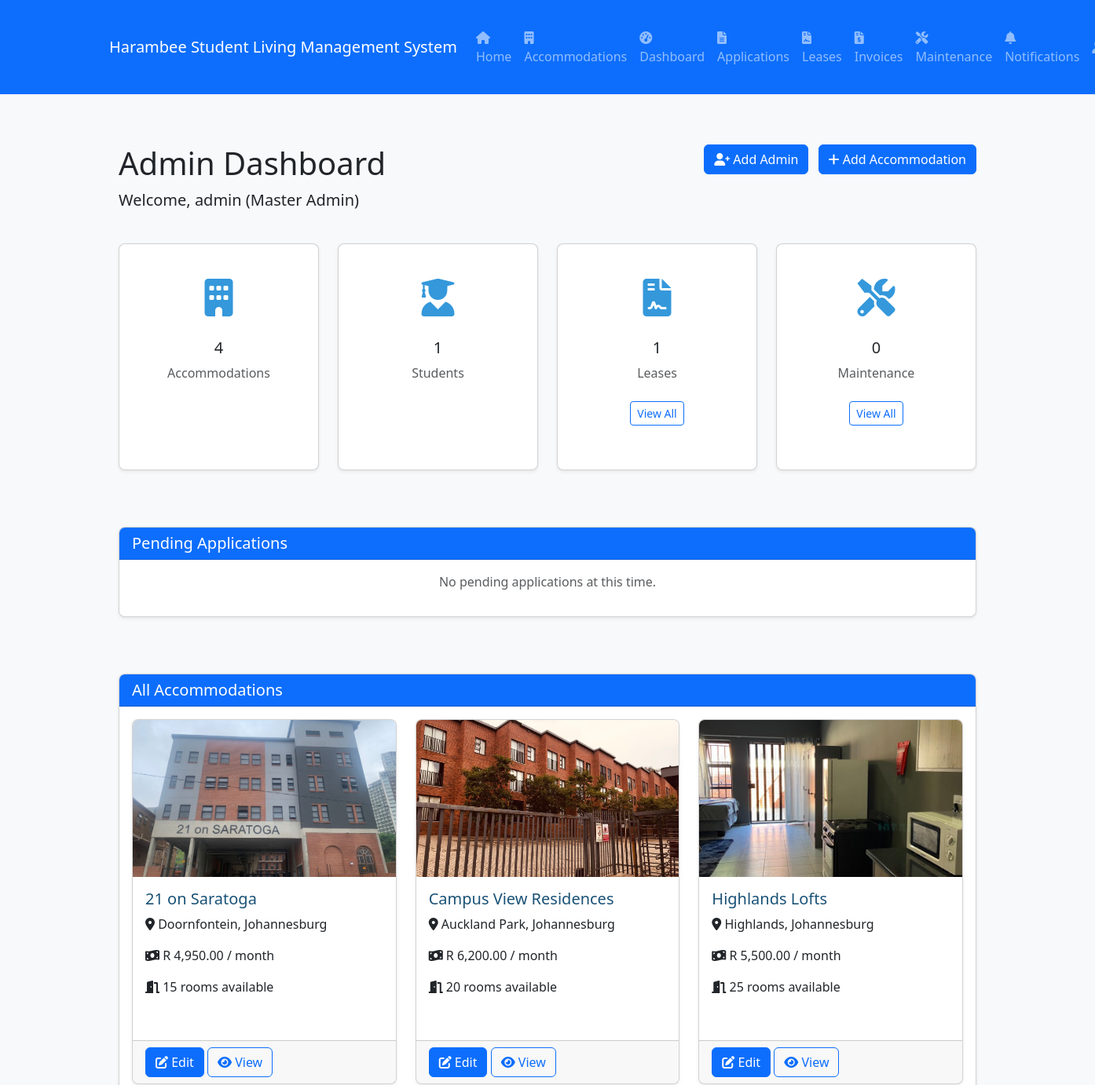
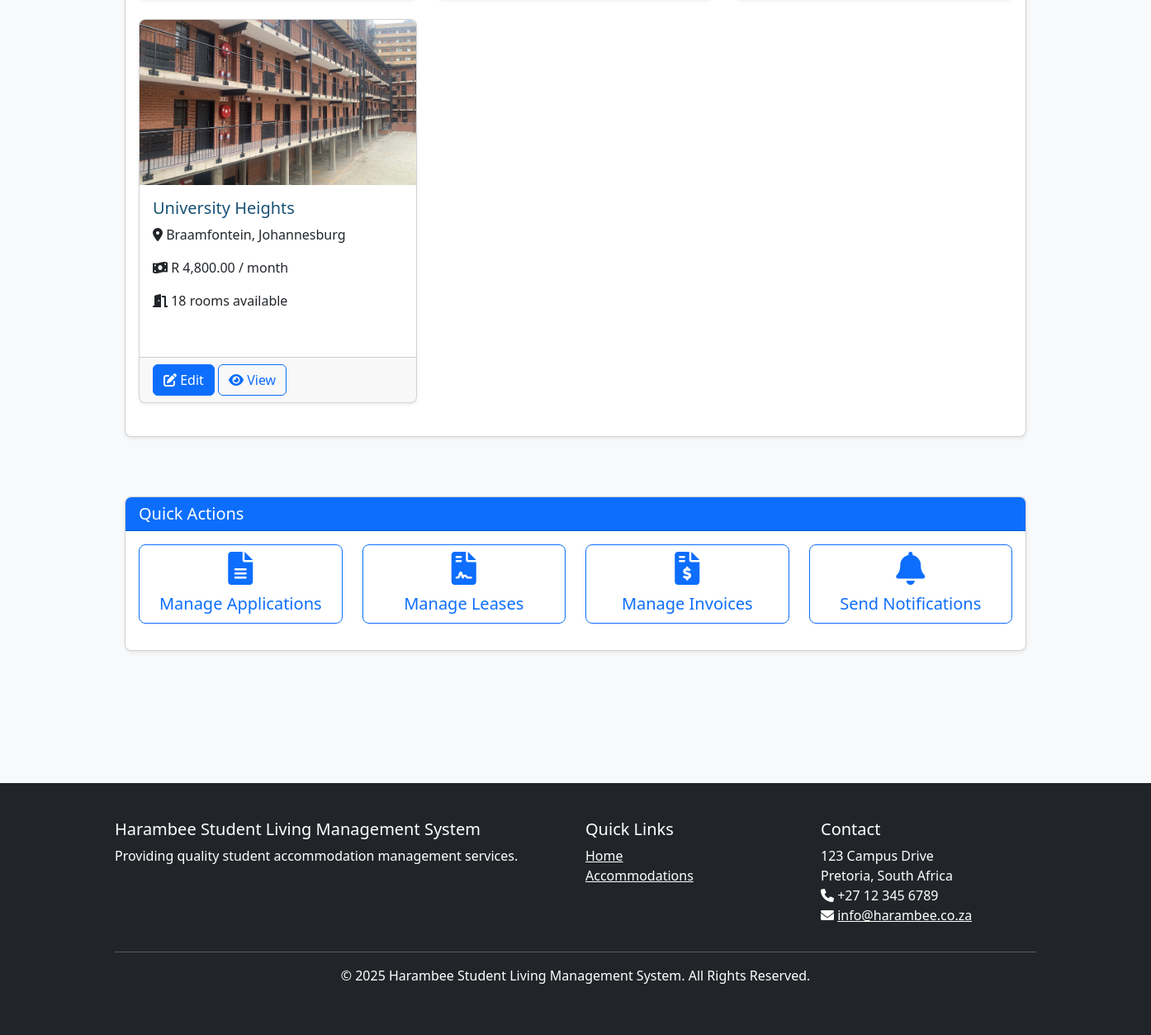
/admin.php (signed in), run on the app's committed database (2 pictures, top to bottom).
### tables this page shows
CREATE TABLE users (
        id INTEGER PRIMARY KEY AUTOINCREMENT,
        username VARCHAR(50) NOT NULL UNIQUE,
        email VARCHAR(255) NOT NULL UNIQUE,
        password VARCHAR(255) NOT NULL,
        role INTEGER NOT NULL,
        phone VARCHAR(20),
        first_name VARCHAR(50),
        last_name VARCHAR(50),
        created_at DATETIME NOT NULL,
        last_login DATETIME
    );

CREATE TABLE accommodations (
        id INTEGER PRIMARY KEY AUTOINCREMENT,
        name VARCHAR(100) NOT NULL,
        location TEXT NOT NULL,
        description TEXT,
        rooms_available INTEGER NOT NULL,
        price_per_month DECIMAL(10,2) NOT NULL,
        admin_id INTEGER,
        image_path VARCHAR(255),
        created_at DATETIME NOT NULL,
        FOREIGN KEY (admin_id) REFERENCES users (id)
    );

### includes/authentication.php (called while the page is built, shortened)
<?php
require_once 'config.php';
require_once 'database.php';
function isLoggedIn() {
    return isset($_SESSION['user_id']);
}
function getCurrentUser() {
    return fetchOne("SELECT * FROM users WHERE id = ?", [$_SESSION['user_id']]);
}
function hasRole($roles) {
    if (!is_array($roles)) {
        $roles = [$roles];
    }
    return in_array($_SESSION['role'], $roles);
}
?>

### includes/database.php (called while the page is built, shortened)
<?php
require_once 'config.php';
function connectDB() {
    try {
        if (DB_TYPE === 'sqlite') {
            $pdo = new PDO('sqlite:' . DB_PATH);
        } else {
            $dsn = 'mysql:host=' . DB_HOST . ';dbname=' . DB_NAME . ';charset=utf8mb4';
            $pdo = new PDO($dsn, DB_USER, DB_PASS);
        }
        $pdo->setAttribute(PDO::ATTR_ERRMODE, PDO::ERRMODE_EXCEPTION);
        $pdo->setAttribute(PDO::ATTR_DEFAULT_FETCH_MODE, PDO::FETCH_ASSOC);
        return $pdo;
    } catch (PDOException $e) {
        die("Database connection failed: " . $e->getMessage());
    }
}
function executeQuery($sql, $params = []) {
    try {
        $pdo = connectDB();
        $stmt = $pdo->prepare($sql);
        $stmt->execute($params);
        return $stmt;
    } catch (PDOException $e) {
        die("Query execution failed: " . $e->getMessage());
    }
}
function fetchOne($sql, $params = []) {
    $stmt = executeQuery($sql, $params);
    return $stmt->fetch();
}
function fetchAll($sql, $params = []) {
    $stmt = executeQuery($sql, $params);
    return $stmt->fetchAll();
}
?>

### includes/config.php (called while the page is built, shortened)
<?php
$role_names = [
    ROLE_MASTER_ADMIN => 'Master Admin',
    ROLE_ADMIN => 'Admin',
    ROLE_STUDENT => 'Student'
];
?>

### includes/functions.php (called while the page is built, shortened)
<?php
require_once 'config.php';
require_once 'database.php';
require_once 'authentication.php';
function formatCurrency($amount, $symbol = 'R') {
    return $symbol . ' ' . number_format($amount, 2, '.', ',');
}
function getRoleName($roleId) {
    global $role_names;
    return isset($role_names[$roleId]) ? $role_names[$roleId] : 'Unknown';
}
function getAccommodations($adminId = null) {
    $sql = "SELECT * FROM accommodations";
    $params = [];
    $sql .= " ORDER BY name ASC";
    return fetchAll($sql, $params);
}
?>

### admin.php (the view, shortened to what this page needs)
<?php
require_once 'includes/config.php';
require_once 'includes/database.php';
require_once 'includes/functions.php';
require_once 'includes/authentication.php';
$user = getCurrentUser();
$isMasterAdmin = hasRole(ROLE_MASTER_ADMIN);
if ($isMasterAdmin) {
    $accommodations = getAccommodations();
    $totalStudents = fetchOne("SELECT COUNT(*) as count FROM users WHERE role = ?", [ROLE_STUDENT])['count'];
    $totalLeases = fetchOne("SELECT COUNT(*) as count FROM leases")['count'];
    $totalMaintenance = fetchOne("SELECT COUNT(*) as count FROM maintenance_requests")['count'];
    $pendingApplications = fetchAll("SELECT a.*, u.username, u.email, ac.name as accommodation_name
                                   FROM applications a
                                   JOIN users u ON a.user_id = u.id
                                   JOIN accommodations ac ON a.accommodation_id = ac.id
                                   WHERE a.status = ?
                                   ORDER BY a.created_at DESC
                                   LIMIT 5", [STATUS_PENDING]);
}
include 'includes/header.php';
?>
<div class="container">
    <div class="row mb-4">
        <div class="col-md-8">
            <h1>Admin Dashboard</h1>
            <p class="lead">Welcome, <?= $user['username'] ?> (<?= getRoleName($user['role']) ?>)</p>
        </div>
        <div class="col-md-4 text-end">
            <?php if ($isMasterAdmin): ?>
                <button type="button" class="btn btn-primary me-2" data-bs-toggle="modal" data-bs-target="#addAdminModal">
                    <i class="fas fa-user-plus"></i> Add Admin
                </button>
            <?php endif; ?>
            <button type="button" class="btn btn-primary" data-bs-toggle="modal" data-bs-target="#addAccommodationModal">
                <i class="fas fa-plus"></i> Add Accommodation
            </button>
        </div>
    </div>
    <div class="row mb-5">
        <div class="col-md-3 mb-4">
            <div class="card dashboard-card h-100">
                <div class="card-body">
                    <div class="icon">
                        <i class="fas fa-building"></i>
                    </div>
                    <h3 class="h5"><?= count($accommodations) ?></h3>
                    <p class="text-muted">Accommodations</p>
                </div>
            </div>
        </div>
        <div class="col-md-3 mb-4">
            <div class="card dashboard-card h-100">
                <div class="card-body">
                    <div class="icon">
                        <i class="fas fa-user-graduate"></i>
                    </div>
                    <h3 class="h5"><?= $totalStudents ?></h3>
                    <p class="text-muted">Students</p>
                </div>
            </div>
        </div>
        <div class="col-md-3 mb-4">
            <div class="card dashboard-card h-100">
                <div class="card-body">
                    <div class="icon">
                        <i class="fas fa-file-contract"></i>
                    </div>
                    <h3 class="h5"><?= $totalLeases ?></h3>
                    <p class="text-muted">Leases</p>
                    <a href="leases.php" class="btn btn-sm btn-outline-primary mt-2">View All</a>
                </div>
            </div>
        </div>
        <div class="col-md-3 mb-4">
            <div class="card dashboard-card h-100">
                <div class="card-body">
                    <div class="icon">
                        <i class="fas fa-tools"></i>
                    </div>
                    <h3 class="h5"><?= $totalMaintenance ?></h3>
                    <p class="text-muted">Maintenance</p>
                    <a href="maintenance.php" class="btn btn-sm btn-outline-primary mt-2">View All</a>
                </div>
            </div>
        </div>
    </div>
    <div class="row mb-5">
        <div class="col-md-12">
            <div class="card">
                <div class="card-header bg-primary text-white">
                    <h5 class="mb-0">Pending Applications</h5>
                </div>
                <div class="card-body">
                    <?php if (empty($pendingApplications)): ?>
                        <p class="text-center text-muted">No pending applications at this time.</p>
                    <?php endif; ?>
                </div>
            </div>
        </div>
    </div>
    <div class="row mb-5">
        <div class="col-md-12">
            <div class="card">
                <div class="card-header bg-primary text-white">
                    <h5 class="mb-0"><?= $isMasterAdmin ? 'All Accommodations' : 'Your Managed Accommodations' ?></h5>
                </div>
                <div class="card-body">
                    <?php if (empty($accommodations)): ?>
                        <p class="text-center text-muted">
                            <?= $isMasterAdmin ? 'No accommodations have been added yet.' : 'You have not been assigned any accommodations to manage.' ?>
                        </p>
                        <div class="text-center">
                            <button type="button" class="btn btn-primary" data-bs-toggle="modal" data-bs-target="#addAccommodationModal">
                                <i class="fas fa-plus"></i> Add Accommodation
                            </button>
                        </div>
                    <?php else: ?>
                        <div class="row">
                            <?php foreach ($accommodations as $accommodation): ?>
                                <div class="col-md-4 mb-4">
                                    <div class="card h-100">
                                        <?php if (!empty($accommodation['image_path'])): ?>
                                            <img src="uploads/accommodations/<?= $accommodation['image_path'] ?>" class="card-img-top" alt="<?= $accommodation['name'] ?>">
                                        <?php else: ?>
                                            <div class="card-img-top d-flex align-items-center justify-content-center bg-light" style="height: 200px;">
                                                <i class="fas fa-building fa-5x text-secondary"></i>
                                            </div>
                                        <?php endif; ?>
                                        <div class="card-body">
                                            <h5 class="card-title"><?= $accommodation['name'] ?></h5>
                                            <p><i class="fas fa-map-marker-alt"></i> <?= $accommodation['location'] ?></p>
                                            <p><i class="fas fa-money-bill-wave"></i> <?= formatCurrency($accommodation['price_per_month']) ?> / month</p>
                                            <p><i class="fas fa-door-open"></i> <?= $accommodation['rooms_available'] ?> rooms available</p>
                                        </div>
                                        <div class="card-footer">
                                            <button type="button" class="btn btn-primary edit-accommodation"
                                                    data-id="<?= $accommodation['id'] ?>"
                                                    data-name="<?= htmlspecialchars($accommodation['name']) ?>"
                                                    data-location="<?= htmlspecialchars($accommodation['location']) ?>"
                                                    data-description="<?= htmlspecialchars($accommodation['description']) ?>"
                                                    data-rooms="<?= $accommodation['rooms_available'] ?>"
                                                    data-price="<?= $accommodation['price_per_month'] ?>"
                                                    data-admin-id="<?= $accommodation['admin_id'] ?>"
                                                    data-bs-toggle="modal" data-bs-target="#editAccommodationModal">
                                                <i class="fas fa-edit"></i> Edit
                                            </button>
                                            <a href="accommodations.php?id=<?= $accommodation['id'] ?>" class="btn btn-outline-primary">
                                                <i class="fas fa-eye"></i> View
                                            </a>
                                        </div>
                                    </div>
                                </div>
                            <?php endforeach; ?>
                        </div>
                    <?php endif; ?>
                </div>
            </div>
        </div>
    </div>
    <div class="row mb-5">
        <div class="col-md-12">
            <div class="card">
                <div class="card-header bg-primary text-white">
                    <h5 class="mb-0">Quick Actions</h5>
                </div>
                <div class="card-body">
                    <div class="row text-center">
                        <div class="col-md-3 mb-3">
                            <a href="applications.php" class="btn btn-outline-primary btn-lg d-block">
                                <i class="fas fa-file-alt mb-2 d-block fa-2x"></i>
                                Manage Applications
                            </a>
                        </div>
                        <div class="col-md-3 mb-3">
                            <a href="leases.php" class="btn btn-outline-primary btn-lg d-block">
                                <i class="fas fa-file-contract mb-2 d-block fa-2x"></i>
                                Manage Leases
                            </a>
                        </div>
                        <div class="col-md-3 mb-3">
                            <a href="invoices.php" class="btn btn-outline-primary btn-lg d-block">
                                <i class="fas fa-file-invoice-dollar mb-2 d-block fa-2x"></i>
                                Manage Invoices
                            </a>
                        </div>
                        <div class="col-md-3 mb-3">
                            <a href="notifications.php" class="btn btn-outline-primary btn-lg d-block">
                                <i class="fas fa-bell mb-2 d-block fa-2x"></i>
                                Send Notifications
                            </a>
                        </div>
                    </div>
                </div>
            </div>
        </div>
    </div>
</div>
<?php include 'includes/footer.php'; ?>

### css/style.css (style rules this page uses)
body { background-color: #f8f9fa; min-height: 100vh; display: flex; flex-direction: column; }
.container { padding-top: 20px; padding-bottom: 20px; }
.card { box-shadow: 0 0.125rem 0.25rem rgba(0, 0, 0, 0.075); margin-bottom: 1.5rem; border-radius: 0.5rem; overflow: hidden; }
.card-title { color: #1a5276; }
.card-img-top { height: 200px; object-fit: cover; }
.dashboard-card { text-align: center; transition: transform 0.3s; }
.dashboard-card .card-body { padding: 2rem 1rem; }
.dashboard-card .icon { font-size: 3rem; margin-bottom: 1rem; color: #3498db; }

### data on the page
users: username "admin", role "Master Admin"
accommodations: image_path (picture), name "21 on Saratoga", location "Doornfontein, Johannesburg", price_per_month "R 4,950.00", rooms_available "15"
accommodations: image_path (picture), name "Campus View Residences", location "Auckland Park, Johannesburg", price_per_month "R 6,200.00", rooms_available "20"
accommodations: image_path (picture), name "Highlands Lofts", location "Highlands, Johannesburg", price_per_month "R 5,500.00", rooms_available "25"
accommodations: image_path (picture), name "University Heights", location "Braamfontein, Johannesburg", price_per_month "R 4,800.00", rooms_available "18"

### other printed values
APP_NAME "Harambee Student Living Management System"
count($accommodations) "4"
$totalStudents "1"
$totalLeases "1"
$totalMaintenance "0"
